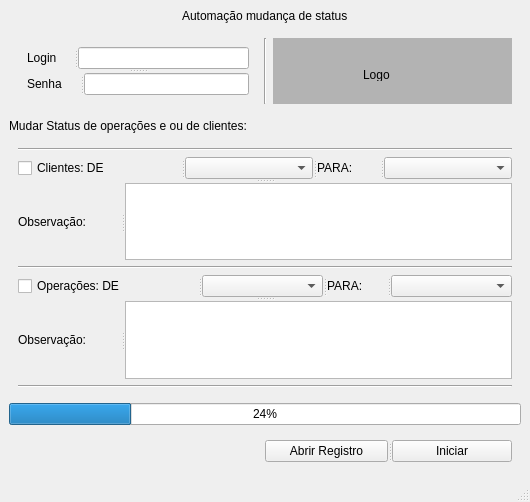
<?xml version="1.0" encoding="UTF-8"?>
<ui version="4.0">
 <class>MainWindow</class>
 <widget class="QMainWindow" name="MainWindow">
  <property name="geometry">
   <rect>
    <x>0</x>
    <y>0</y>
    <width>530</width>
    <height>502</height>
   </rect>
  </property>
  <property name="windowTitle">
   <string>MainWindow</string>
  </property>
  <widget class="QWidget" name="centralwidget">
   <layout class="QVBoxLayout" name="verticalLayout">
    <item alignment="Qt::AlignHCenter">
     <widget class="QLabel" name="label_4">
      <property name="maximumSize">
       <size>
        <width>16777215</width>
        <height>150</height>
       </size>
      </property>
      <property name="styleSheet">
       <string notr="true">font: 75 14pt &quot;Roboto&quot;;</string>
      </property>
      <property name="text">
       <string>Automação mudança de status</string>
      </property>
     </widget>
    </item>
    <item>
     <widget class="QWidget" name="widget_2" native="true">
      <property name="maximumSize">
       <size>
        <width>16777215</width>
        <height>100</height>
       </size>
      </property>
      <layout class="QHBoxLayout" name="horizontalLayout">
       <item>
        <widget class="QWidget" name="widget_3" native="true">
         <layout class="QVBoxLayout" name="verticalLayout_2">
          <item>
           <widget class="QSplitter" name="splitter_3">
            <property name="orientation">
             <enum>Qt::Vertical</enum>
            </property>
            <widget class="QSplitter" name="splitter">
             <property name="orientation">
              <enum>Qt::Horizontal</enum>
             </property>
             <widget class="QLabel" name="label_2">
              <property name="text">
               <string>Login</string>
              </property>
             </widget>
             <widget class="QLineEdit" name="lineEdit"/>
            </widget>
            <widget class="QSplitter" name="splitter_2">
             <property name="orientation">
              <enum>Qt::Horizontal</enum>
             </property>
             <widget class="QLabel" name="label_3">
              <property name="text">
               <string>Senha</string>
              </property>
             </widget>
             <widget class="QLineEdit" name="lineEdit_2"/>
            </widget>
           </widget>
          </item>
          <item>
           <spacer name="verticalSpacer">
            <property name="orientation">
             <enum>Qt::Vertical</enum>
            </property>
            <property name="sizeHint" stdset="0">
             <size>
              <width>20</width>
              <height>40</height>
             </size>
            </property>
           </spacer>
          </item>
         </layout>
        </widget>
       </item>
       <item>
        <widget class="Line" name="line_4">
         <property name="orientation">
          <enum>Qt::Vertical</enum>
         </property>
        </widget>
       </item>
       <item>
        <widget class="QWidget" name="widget_4" native="true">
         <property name="styleSheet">
          <string notr="true">background-color: rgb(179, 179, 179);</string>
         </property>
         <widget class="QLabel" name="label">
          <property name="geometry">
           <rect>
            <x>90</x>
            <y>30</y>
            <width>47</width>
            <height>13</height>
           </rect>
          </property>
          <property name="text">
           <string>Logo</string>
          </property>
         </widget>
        </widget>
       </item>
      </layout>
     </widget>
    </item>
    <item>
     <widget class="QLabel" name="label_5">
      <property name="text">
       <string>Mudar Status de operações e ou de clientes:</string>
      </property>
     </widget>
    </item>
    <item>
     <widget class="QWidget" name="widget_5" native="true">
      <layout class="QVBoxLayout" name="verticalLayout_3">
       <item>
        <widget class="Line" name="line_2">
         <property name="orientation">
          <enum>Qt::Horizontal</enum>
         </property>
        </widget>
       </item>
       <item>
        <widget class="QSplitter" name="splitter_6">
         <property name="orientation">
          <enum>Qt::Vertical</enum>
         </property>
         <widget class="QSplitter" name="splitter_4">
          <property name="minimumSize">
           <size>
            <width>311</width>
            <height>0</height>
           </size>
          </property>
          <property name="orientation">
           <enum>Qt::Horizontal</enum>
          </property>
          <widget class="QCheckBox" name="checkBox">
           <property name="minimumSize">
            <size>
             <width>91</width>
             <height>0</height>
            </size>
           </property>
           <property name="text">
            <string>Clientes: DE</string>
           </property>
          </widget>
          <widget class="QComboBox" name="comboBox"/>
          <widget class="QLabel" name="label_6">
           <property name="text">
            <string>PARA:</string>
           </property>
          </widget>
          <widget class="QComboBox" name="comboBox_2"/>
         </widget>
         <widget class="QSplitter" name="splitter_5">
          <property name="orientation">
           <enum>Qt::Horizontal</enum>
          </property>
          <widget class="QLabel" name="label_7">
           <property name="text">
            <string>Observação:</string>
           </property>
          </widget>
          <widget class="QPlainTextEdit" name="plainTextEdit"/>
         </widget>
        </widget>
       </item>
       <item>
        <widget class="Line" name="line">
         <property name="orientation">
          <enum>Qt::Horizontal</enum>
         </property>
        </widget>
       </item>
       <item>
        <widget class="QSplitter" name="splitter_7">
         <property name="enabled">
          <bool>true</bool>
         </property>
         <property name="orientation">
          <enum>Qt::Vertical</enum>
         </property>
         <widget class="QSplitter" name="splitter_8">
          <property name="minimumSize">
           <size>
            <width>311</width>
            <height>0</height>
           </size>
          </property>
          <property name="orientation">
           <enum>Qt::Horizontal</enum>
          </property>
          <widget class="QCheckBox" name="checkBox_2">
           <property name="minimumSize">
            <size>
             <width>91</width>
             <height>0</height>
            </size>
           </property>
           <property name="text">
            <string>Operações: DE</string>
           </property>
          </widget>
          <widget class="QComboBox" name="comboBox_3"/>
          <widget class="QLabel" name="label_8">
           <property name="text">
            <string>PARA:</string>
           </property>
          </widget>
          <widget class="QComboBox" name="comboBox_4"/>
         </widget>
         <widget class="QSplitter" name="splitter_9">
          <property name="orientation">
           <enum>Qt::Horizontal</enum>
          </property>
          <widget class="QLabel" name="label_9">
           <property name="text">
            <string>Observação:</string>
           </property>
          </widget>
          <widget class="QPlainTextEdit" name="plainTextEdit_2"/>
         </widget>
        </widget>
       </item>
       <item>
        <widget class="Line" name="line_3">
         <property name="orientation">
          <enum>Qt::Horizontal</enum>
         </property>
        </widget>
       </item>
      </layout>
     </widget>
    </item>
    <item>
     <widget class="QProgressBar" name="progressBar">
      <property name="value">
       <number>24</number>
      </property>
     </widget>
    </item>
    <item>
     <widget class="QWidget" name="widget" native="true">
      <layout class="QHBoxLayout" name="horizontalLayout_2">
       <item>
        <spacer name="horizontalSpacer">
         <property name="orientation">
          <enum>Qt::Horizontal</enum>
         </property>
         <property name="sizeHint" stdset="0">
          <size>
           <width>40</width>
           <height>20</height>
          </size>
         </property>
        </spacer>
       </item>
       <item>
        <widget class="QSplitter" name="splitter_10">
         <property name="orientation">
          <enum>Qt::Horizontal</enum>
         </property>
         <widget class="QPushButton" name="pushButton_3">
          <property name="text">
           <string>Abrir Registro</string>
          </property>
         </widget>
         <widget class="QPushButton" name="pushButton">
          <property name="text">
           <string>Iniciar</string>
          </property>
         </widget>
        </widget>
       </item>
      </layout>
     </widget>
    </item>
   </layout>
  </widget>
  <widget class="QStatusBar" name="statusbar"/>
 </widget>
 <resources/>
 <connections/>
</ui>
